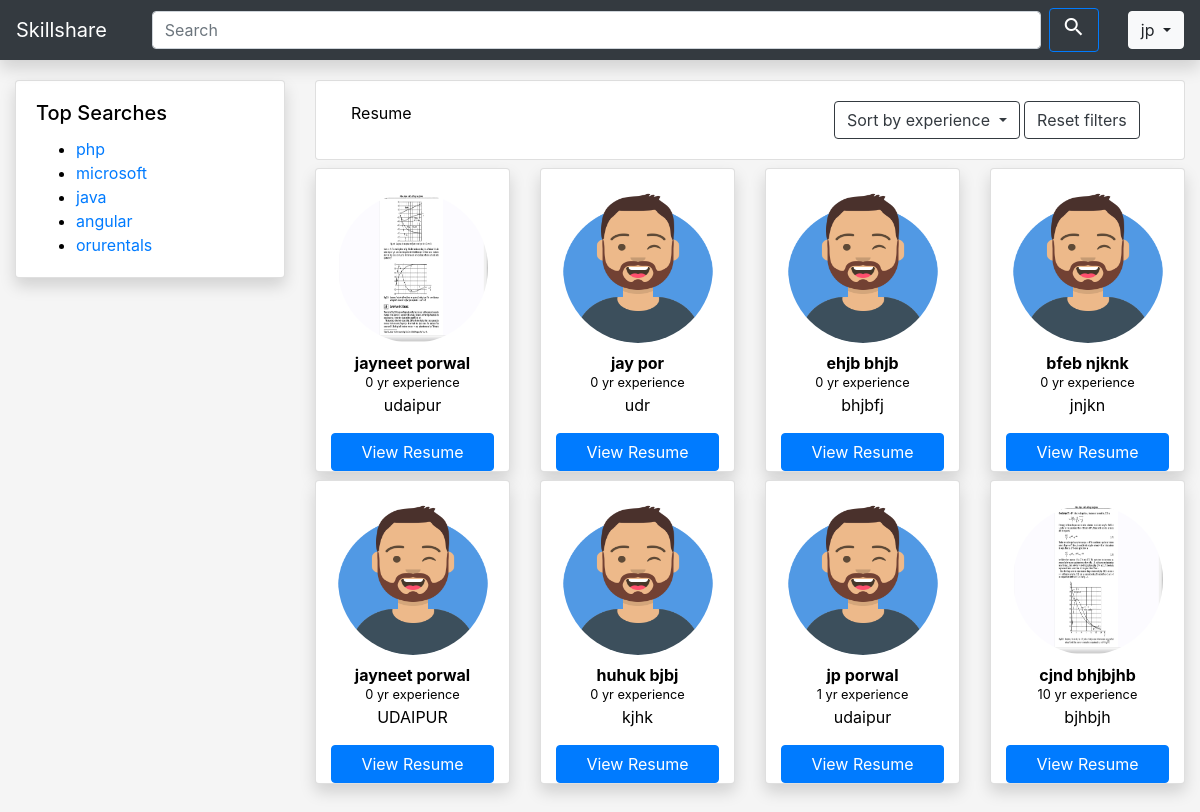
The app's page /index.php?orderbyexp=asc (signed in) with its own data.
### tables this page shows
CREATE TABLE `searchs` (
  `key_id` int(10) NOT NULL,
  `key_name` varchar(255) NOT NULL,
  `count` int(255) NOT NULL DEFAULT '0'
);

CREATE TABLE `user` (
  `user_id` int(10) NOT NULL,
  `user_fname` varchar(255) NOT NULL,
  `user_lname` varchar(255) NOT NULL,
  `user_email` varchar(255) NOT NULL,
  `user_phone` varchar(11) NOT NULL,
  `user_password` varchar(25) NOT NULL,
  `user_profileimg` varchar(255) NOT NULL DEFAULT 'avatar.png',
  `user_city` varchar(20) NOT NULL,
  `experience` int(5) NOT NULL DEFAULT '0'
);

### includes/functions.php (the view, shortened to what this page needs)
<?php
    function getallusers($orderbyexp="none"){
        include "db.php";
        $sql = "select user_id,user_fname,user_lname,user_profileimg,experience,user_city from user";
        if($orderbyexp == 'asc'){
          $sql=$sql." ORDER BY experience";
        }
        $result = mysqli_query($conn,$sql);
        $array=null;
        if ($result) {
            while($row = mysqli_fetch_array($result)) {
                $array[]=$row;
            }
            return $array;
        } else {
            return $array;
        }
    }
    function displayusercard($user){
        echo "<div class='col-lg-3'>
        <div class='shadow card mt-2'>
            <div class='container ' style='text-align:center' >
              <br>
              <img class='rounded-circle mb-2' src='assets/profileimages/".$user['user_profileimg']."' class='rounded' alt='Forest' width='150px' height='150px'>
              <p style='margin-bottom:-6px;'><strong>".$user['user_fname']." ".$user['user_lname']."</strong></p>
              <small>".$user['experience']." yr experience</small>
              <p>".$user['user_city']."</p>
              <a style='text-decoration:none' href='profile.php?uid=".$user['user_id']."'><button class='btn btn-block btn-primary'>View Resume</button></a>
            </div>
   </div>
     </div>";
    }
    function getTopSearches(){
        include "db.php";
        $sql="select key_name FROM searchs ORDER BY count DESC LIMIT 5";
        $result=mysqli_query($conn,$sql);
        if($result){
            while($row=mysqli_fetch_array($result)){
                $key=$row['key_name'];
                echo "<li><a href='index.php?key=".$key."'>".$key."</a></li>";
            }
        }
    }
?>

### index.php (shortened to what this page needs)
<?php
    if(!isset($_SESSION['user_id'])){
        echo "<script>window.open('signin.html','_self')</script>";
    }
    else{
    $fname=$_SESSION['user_name'];
    include "includes/functions.php";
    if($_GET){
        if(isset($_GET['key']) && isset($_GET['orderbyexp'])){
                $key=$_GET['key'];
                $orderbyexp=$_GET['orderbyexp'];
                $users=searchusers($key,$orderbyexp);
        }
        else if (isset($_GET['key']) && !isset($_GET['orderbyexp'])){
                $key=$_GET['key'];
                $users=searchusers($key);
            }
        else if (!isset($_GET['key']) && isset($_GET['orderbyexp'])){
            $orderbyexp=$_GET['orderbyexp'];
            $users=getallusers($orderbyexp);
        }
    }
    else{
        $users=getallusers();
    }
?>
<!doctype html>
<html lang="en">
  <head>
    <link rel="stylesheet" href="https://stackpath.bootstrapcdn.com/bootstrap/4.2.1/css/bootstrap.min.css">
  </head>
  <body>
        <header>
                <nav class="shadow navbar navbar-expand-md navbar-dark fixed-top bg-dark" >
                  <a class="navbar-brand" style="color:white" href="index.php">Skillshare</a>
                  <div class="collapse navbar-collapse" id="navbarCollapse">
                <div class="d-sm-none d-md-block mx-auto mt-2 mt-md-0"> <form class="form-inline" action="index.php" >
                      <input name="key" required class="form-control mr-sm-2" type="text" placeholder="Search" aria-label="Search" size="80">
                      <button class="btn btn-outline-primary my-2 my-sm-0" style='color: white' type="submit"><i class="material-icons">search</i></button>
                    </form>
                  </div>
                    <div class="dropdown">
                            <button class="btn btn-light dropdown-toggle" type="button" id="dropdownMenuButton" data-toggle="dropdown" aria-haspopup="true" aria-expanded="false">
                         <?php echo $fname;?>
                            </button>
                          </div>
                  </div>
                </nav>
              </header>
              <br>
  <div class="row mx-auto">
    <div class="col-lg-3 col-sm-auto col-md-auto">
       <div class="shadow card mt-2">
         <div class="card-body">
           <h5 class="card-title">Top Searches</h5>
           <ul class="card-text"><?php getTopSearches(); ?></ul>
         </div>
       </div>
     </div>
     <div class="col-lg-9 col-sm-auto col-md-auto">
           <div class="card mt-2">
               <div class="card-body">
                  <div class="row mx-auto ">
                      <div class="col-lg-7 col-sm-10 col-md-10">
                         Resume
                        </div>
                        <div class="col-lg-5 col-sm-2 col-md-2">
                            <div class="btn-group">
                                <button class="btn btn-outline-dark dropdown-toggle" type="button" data-toggle="dropdown" aria-haspopup="true" aria-expanded="false">
                                 Sort by experience
                                </button>
                            </div>
                            <a style="text-decoration:none" href="index.php"><button class="btn btn-outline-dark">Reset filters</button></a>
                       </div>
                   </div>
                 </div>
          </div>
       <div class="row">
            <?php
                if($users){
                    foreach ($users as $user) {
                    displayusercard($user);
                    }
                }
            ?>
       </div>
     </div>
</div>
  </body>
</html>
<?php
}
?>

### index.php (style rules this page uses)
body { padding-top: 3rem; padding-bottom: 3rem; color: #000000; background-color: whitesmoke; }

### records on screen
searchs: key_name "php"
searchs: key_name "microsoft"
searchs: key_name "java"
searchs: key_name "angular"
searchs: key_name "orurentals"
user: user_profileimg (picture), user_fname "jayneet", user_lname "porwal", experience "0", user_city "udaipur"
user: user_profileimg (placeholder picture), user_fname "jay", user_lname "por", experience "0", user_city "udr"
user: user_profileimg (placeholder picture), user_fname "ehjb", user_lname "bhjb", experience "0", user_city "bhjbfj"
user: user_profileimg (placeholder picture), user_fname "bfeb", user_lname "njknk", experience "0", user_city "jnjkn"
user: user_profileimg (placeholder picture), user_fname "jayneet", user_lname "porwal", experience "0", user_city "UDAIPUR"
user: user_profileimg (placeholder picture), user_fname "huhuk", user_lname "bjbj", experience "0", user_city "kjhk"
user: user_profileimg (placeholder picture), user_fname "jp", user_lname "porwal", experience "1", user_city "udaipur"
user: user_profileimg (picture), user_fname "cjnd", user_lname "bhjbjhb", experience "10", user_city "bjhbjh"

### other values on screen
$fname "jp"
